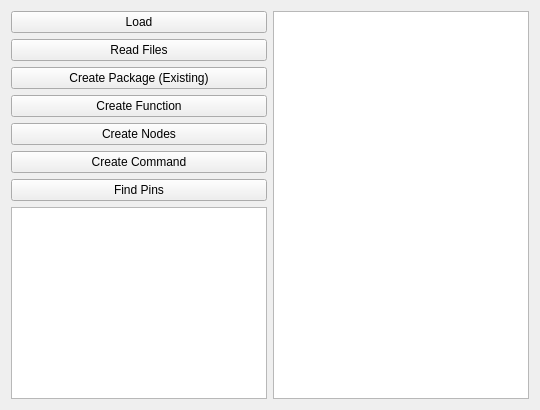
         <widget class="QWidget" name="tab_36">
          <attribute name="title">
           <string>Programs</string>
          </attribute>
          <layout class="QHBoxLayout" name="horizontalLayout_8">
           <item>
            <layout class="QVBoxLayout" name="verticalLayout_47">
             <property name="topMargin">
              <number>0</number>
             </property>
             <item>
              <widget class="QPushButton" name="cmdLoadPackage">
               <property name="text">
                <string>Load</string>
               </property>
              </widget>
             </item>
             <item>
              <widget class="QPushButton" name="cmdReadFile">
               <property name="text">
                <string>Read Files</string>
               </property>
              </widget>
             </item>
             <item>
              <widget class="QPushButton" name="cmdCreateAppPackage">
               <property name="text">
                <string>Create Package (Existing)</string>
               </property>
              </widget>
             </item>
             <item>
              <widget class="QPushButton" name="cmdCreateFunction">
               <property name="text">
                <string>Create Function</string>
               </property>
              </widget>
             </item>
             <item>
              <widget class="QPushButton" name="cmdCreateNodes">
               <property name="text">
                <string>Create Nodes</string>
               </property>
              </widget>
             </item>
             <item>
              <widget class="QPushButton" name="cmdCreateCommand">
               <property name="text">
                <string>Create Command</string>
               </property>
              </widget>
             </item>
             <item>
              <widget class="QPushButton" name="cmdCreatePins">
               <property name="text">
                <string>Find Pins</string>
               </property>
              </widget>
             </item>
             <item>
              <widget class="QListView" name="lstPackages"/>
             </item>
            </layout>
           </item>
           <item>
            <widget class="QTreeWidget" name="tvPackageItems">
             <attribute name="headerVisible">
              <bool>false</bool>
             </attribute>
             <column>
              <property name="text">
               <string notr="true">1</string>
              </property>
             </column>
            </widget>
           </item>
          </layout>
         </widget>
